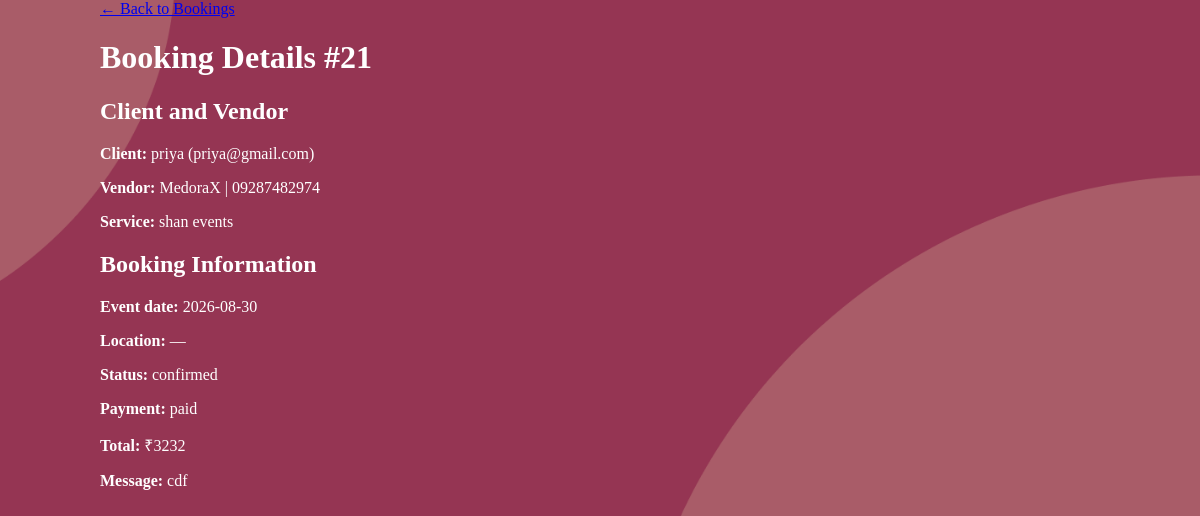
The app's page /admin/view_booking/21 (signed in) with its own data.
### tables this page shows
CREATE TABLE bookings (
            id INTEGER PRIMARY KEY AUTOINCREMENT,
            client_id INTEGER NOT NULL,
            manager_id INTEGER NOT NULL,
            service_id INTEGER,
            event_date DATE NOT NULL,
            status TEXT DEFAULT 'pending', -- pending, confirmed, rejected
            total_amount REAL,
            payment_status TEXT DEFAULT 'unpaid',
            created_at TIMESTAMP DEFAULT CURRENT_TIMESTAMP, client_phone TEXT, client_message TEXT, selected_package TEXT, event_location TEXT, cancelled_by TEXT, cancel_reason TEXT, transaction_id TEXT, receipt_number TEXT,
            FOREIGN KEY (client_id) REFERENCES users (id),
            FOREIGN KEY (manager_id) REFERENCES users (id),
            FOREIGN KEY (service_id) REFERENCES services (id)
        );

CREATE TABLE users (
            id INTEGER PRIMARY KEY AUTOINCREMENT,
            full_name TEXT NOT NULL,
            email TEXT UNIQUE NOT NULL,
            password TEXT NOT NULL,
            role TEXT CHECK(role IN ('user', 'admin', 'eventmanager')) NOT NULL,
            is_approved INTEGER DEFAULT 0, -- 0=Pending, 1=Approved by Admin
            created_at TIMESTAMP DEFAULT CURRENT_TIMESTAMP
        , reset_otp TEXT, is_active INTEGER DEFAULT 1);

CREATE TABLE manager_profiles (
            id INTEGER PRIMARY KEY AUTOINCREMENT,
            user_id INTEGER NOT NULL,
            business_name TEXT NOT NULL,
            phone TEXT NOT NULL,
            license_path TEXT, -- Path to uploaded JPEG/PDF license
            bio TEXT,
            base_price REAL DEFAULT 0.0,
            rating REAL DEFAULT 0.0, profile_pic TEXT, location TEXT, -- For the "Ratings/Reviews system"
            FOREIGN KEY (user_id) REFERENCES users (id) ON DELETE CASCADE
        );

CREATE TABLE services (
                id INTEGER PRIMARY KEY AUTOINCREMENT,
                manager_id INTEGER NOT NULL,
                category TEXT,
                service_name TEXT NOT NULL,
                service_location TEXT,       
                services_offered TEXT,       
                experience_years INTEGER,    
                pricing TEXT,                
                images TEXT,                 
                description TEXT, unavailable_dates TEXT, pkg_basic_name TEXT DEFAULT 'Basic (Silver)', pkg_basic_price REAL DEFAULT 0.0, pkg_basic_desc TEXT, pkg_premium_name TEXT DEFAULT 'Premium (Gold)', pkg_premium_price REAL DEFAULT 0.0, pkg_premium_desc TEXT, pkg_luxury_name TEXT DEFAULT 'Luxury (Platinum)', pkg_luxury_price REAL DEFAULT 0.0, pkg_luxury_desc TEXT, package_tier TEXT DEFAULT 'Standard', is_active INTEGER DEFAULT 1,
                FOREIGN KEY (manager_id) REFERENCES users (id) ON DELETE CASCADE
            );

### app.py (the view)
@app.route('/admin/view_booking/<int:booking_id>')
def admin_view_booking(booking_id):
    if 'user_id' not in session or session['role'] != 'admin':
        return redirect(url_for('index'))
    conn = get_db_connection()
    booking = conn.execute('''
        SELECT b.*, u.full_name as client_name, u.email as client_email,
               m.business_name, m.phone as vendor_phone, s.service_name, s.pricing
        FROM bookings b
        JOIN users u ON b.client_id=u.id
        JOIN manager_profiles m ON b.manager_id=m.user_id
        LEFT JOIN services s ON b.service_id=s.id
        WHERE b.id=?
    ''', (booking_id,)).fetchone()
    conn.close()
    if not booking:
        flash("Booking not found.")
        return redirect(url_for('admin_bookings'))
    return render_template('admin_view_booking.html', booking=booking)

### app.py (called while the page is built)
def get_db_connection():
    conn = sqlite3.connect('database.db', timeout=10)
    conn.row_factory = sqlite3.Row
    conn.execute("PRAGMA foreign_keys = ON")
    return conn

### frontend/templates/admin_view_booking.html
<!DOCTYPE html><html lang="en"><head><meta charset="UTF-8"><meta name="viewport" content="width=device-width, initial-scale=1"><title>Booking Details | Evenzo Admin</title><link rel="stylesheet" href="{{ url_for('static', filename='styles.css') }}"></head><body><main class="main" style="margin:0 auto;max-width:1000px"><a href="{{ url_for('admin_bookings') }}" class="btn btn-outline">← Back to Bookings</a><h1>Booking Details #{{ booking.id }}</h1><div class="card"><h2>Client and Vendor</h2><p><strong>Client:</strong> {{ booking.client_name }} ({{ booking.client_email }})</p><p><strong>Vendor:</strong> {{ booking.business_name }} | {{ booking.vendor_phone or '—' }}</p><p><strong>Service:</strong> {{ booking.service_name or 'Custom Request' }}</p></div><div class="card"><h2>Booking Information</h2><p><strong>Event date:</strong> {{ booking.event_date }}</p><p><strong>Location:</strong> {{ booking.event_location or '—' }}</p><p><strong>Status:</strong> {{ booking.status }}</p><p><strong>Payment:</strong> {{ booking.payment_status }}</p><p><strong>Total:</strong> ₹{{ '%.0f'|format(booking.total_amount or 0) }}</p>{% if booking.client_message %}<p><strong>Message:</strong> {{ booking.client_message }}</p>{% endif %}</div></main></body></html>

### frontend/static/styles.css (style rules this page uses)
body { margin: 0; padding: 0; background: url('/static/images/5.png'); color: white; background-size: cover; background-position: center; background-attachment: fixed; }
body { animation: fadeIn 0.8s ease-out; }
.main { animation: fadeIn 1s ease-out; }

### records on screen
bookings: id "21", event_date "2026-08-30", event_location "—", status "confirmed", payment_status "paid", total_amount "3232", client_message "cdf"
users: client_name "priya", client_email "priya@gmail.com"
manager_profiles: business_name "MedoraX", phone "09287482974"
services: service_name "shan events"
